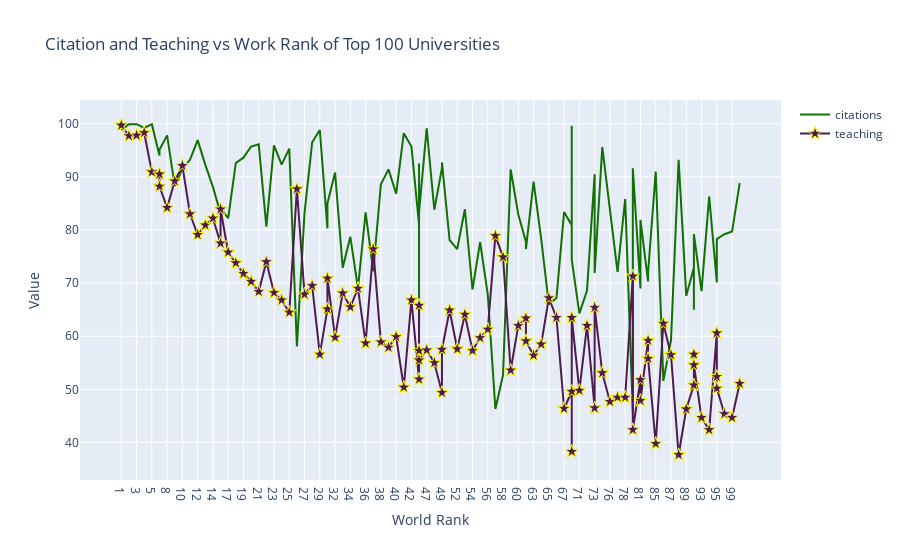

The code cell stored with this chart in its notebook:
### Markdown cell above
![image.png](attachment:image.png)
Bu gorsel plotly de figure shemasini gostermektedir.

### Code cell
#plt.style.use("ggplot")
# creating trace 1
trace1 = go.Scatter(
                    x = df.world_rank,
                    y = df.citations,
                    mode = "lines",    #Bu dağılım izi için çizim modunu belirler. "mode=text" ise text'i yazdırır "text" öğeleri koordinatlarda görünür.
                                        #Aksi takdirde, fareyle üzerine gelindiğinde "text" öğeleri görünür.
                                        #20'den az nokta varsa ve iz yığınlanmamışsa varsayılan değer "lines+markers"dir. Aksi takdirde, "lines".
                    name = "citations",
                    marker = dict(color = "rgb(16, 112, 2)"), # {"color" : "rgb(16, 112, 2)"}
                    text = df.university_name)
# creating trace 2
trace2 = go.Scatter(
                    x = df.world_rank,
                    y = df.teaching,
                    mode = "lines + markers",
                    name = "teaching",
                    marker = dict(color = "rgb(80,26,80)",
                                  size = 10,
                                  symbol = "star",
                                  line = dict(
                                         color = "yellow",
                                         width = 1),),
                    text = df.university_name)
data = [trace1, trace2]
layout = dict(title = "Citation and Teaching vs Work Rank of Top 100 Universities", #axes olarak düşünebiliriz
              xaxis = dict(title = "World Rank", ticklen = 5, tickcolor = "crimson", zeroline = False),
              yaxis = dict(title = "Value", ticklen = 5, tickcolor = "crimson", zeroline = False))
fig = dict(data = data, layout = layout)  #figure içine yukarıda tanımladığımız grafik değişkenlerini ve layout parametrelerini dict olarak verip
iplot(fig)                                #iplot(fig) ile çizdiriyoruz.

### Figure 1 — Plotly figure (JSON) as saved in the notebook; plotly's stock layout.template omitted (floating-point values rounded to 4 significant figures)
{"data": [{"marker": {"color": "rgb(16, 112, 2)"}, "mode": "lines", "name": "citations", "text": ["Harvard University", "California Institute of Technology", "Massachusetts Institute of Technology", "Stanford University", "Princeton University", "University of Cambridge", "University of Oxford", "University of California, Berkeley", "Imperial College London", "Yale University", "University of California, Los Angeles", "University of Chicago", "Johns Hopkins University", "Cornell University", "ETH Zurich – Swiss Federal Institute of Technology Zurich", "University of Michigan", "University of Toronto", "Columbia University", "University of Pennsylvania", "Carnegie Mellon University", "University of Hong Kong", "University College London", "University of Washington", "Duke University", "Northwestern University", "University of Tokyo", "Georgia Institute of Technology", "Pohang University of Science and Technology", "University of California, Santa Barbara", "University of British Columbia", "University of North Carolina at Chapel Hill", "University of California, San Diego", "University of Illinois at Urbana-Champaign", "National University of Singapore", "McGill University", "University of Melbourne", "Peking University", "Washington University in St Louis", "École Polytechnique", "University of Edinburgh", "Hong Kong University of Science and Technology", "École Normale Supérieure", "Australian National University", "Karolinska Institute", "University of Göttingen", "University of Wisconsin", "Rice University", "École Polytechnique Fédérale de Lausanne", "University of California, Irvine", "University of Science and Technology of China", "Vanderbilt University", "University of Minnesota", "Tufts University", "University of California, Davis", "Brown University", "University of Massachusetts", "Kyoto University", "Tsinghua University", "Boston University", "New York University", "Emory University", "LMU Munich", "University of Notre Dame", "University of Pittsburgh", "Case Western Reserve University", "Ohio State University", "University of Colorado Boulder", "University of Bristol", "University of California, Santa Cruz", "Yeshiva University", "University of Sydney", "University of Virginia", "University of Adelaide", "University of Southern California", "William & Mary", "Trinity College Dublin", "King’s College London", "Stony Brook University", "Korea Advanced Institute of Science and Technology (KAIST)", "University of Sussex", "The University of Queensland", "University of York", "Heidelberg University", "University of Utah", "Durham University", "London School of Economics and Political Science", "University of Manchester", "Royal Holloway, University of London", "Lund University", "University of Southampton", "University of Zurich", "Wake Forest University", "McMaster University", "University College Dublin", "George Washington University", "University of Arizona", "University of Basel", "University of Maryland, College Park", "Dartmouth College", "École Normale Supérieure de Lyon"], "type": "scatter", "x": ["1", "2", "3", "4", "5", "6", "6", "8", "9", "10", "11", "12", "13", "14", "15", "15", "17", "18", "19", "20", "21", "22", "23", "24", "25", "26", "27", "28", "29", "30", "30", "32", "33", "34", "35", "36", "37", "38", "39", "40", "41", "42", "43", "43", "43", "43", "47", "48", "49", "49", "51", "52", "53", "54", "55", "56", "57", "58", "59", "60", "61", "61", "63", "64", "65", "66", "67", "68", "68", "68", "71", "72", "73", "73", "75", "76", "77", "78", "79", "79", "81", "81", "83", "83", "85", "86", "87", "88", "89", "90", "90", "90", "93", "94", "95", "95", "95", "98", "99", "100"], "y": [98.8, 99.9, 99.9, 99.2, 99.9, 94, 95.1, 97.8, 88.3, 91.5, 93.2, 96.9, 92.3, 88.1, 83.1, 84.1, 82.2, 92.6, 93.6, 95.7, 96.1, 80.6, 95.9, 92.3, 95.3, 58.1, 83.2, 96.5, 98.8, 80.3, 85, 90.8, 72.9, 78.7, 69, 83.3, 72.2, 88.6, 91.4, 86.8, 98.2, 95.7, 81, 62.3, 92.5, 83.4, 99.1, 83.8, 91.6, 92.7, 78.1, 76.4, 83.9, 68.8, 77.7, 67.9, 46.3, 52.7, 91.4, 82.9, 77.8, 76.4, 89.1, 78.3, 66, 67.2, 83.4, 80.9, 99.6, 74.4, 64.3, 68.6, 90.5, 71.9, 95.6, 84.4, 72.1, 85.8, 45.5, 91.6, 69, 81.9, 70.3, 72, 91, 51.6, 59.2, 93.2, 67.6, 72.9, 65, 79.2, 68.5, 86.3, 70.2, 70.1, 78.3, 79.2, 79.7, 88.8]}, {"marker": {"color": "rgb(80,26,80)", "line": {"color": "yellow", "width": 1}, "size": 10, "symbol": "star"}, "mode": "lines+markers", "name": "teaching", "text": ["Harvard University", "California Institute of Technology", "Massachusetts Institute of Technology", "Stanford University", "Princeton University", "University of Cambridge", "University of Oxford", "University of California, Berkeley", "Imperial College London", "Yale University", "University of California, Los Angeles", "University of Chicago", "Johns Hopkins University", "Cornell University", "ETH Zurich – Swiss Federal Institute of Technology Zurich", "University of Michigan", "University of Toronto", "Columbia University", "University of Pennsylvania", "Carnegie Mellon University", "University of Hong Kong", "University College London", "University of Washington", "Duke University", "Northwestern University", "University of Tokyo", "Georgia Institute of Technology", "Pohang University of Science and Technology", "University of California, Santa Barbara", "University of British Columbia", "University of North Carolina at Chapel Hill", "University of California, San Diego", "University of Illinois at Urbana-Champaign", "National University of Singapore", "McGill University", "University of Melbourne", "Peking University", "Washington University in St Louis", "École Polytechnique", "University of Edinburgh", "Hong Kong University of Science and Technology", "École Normale Supérieure", "Australian National University", "Karolinska Institute", "University of Göttingen", "University of Wisconsin", "Rice University", "École Polytechnique Fédérale de Lausanne", "University of California, Irvine", "University of Science and Technology of China", "Vanderbilt University", "University of Minnesota", "Tufts University", "University of California, Davis", "Brown University", "University of Massachusetts", "Kyoto University", "Tsinghua University", "Boston University", "New York University", "Emory University", "LMU Munich", "University of Notre Dame", "University of Pittsburgh", "Case Western Reserve University", "Ohio State University", "University of Colorado Boulder", "University of Bristol", "University of California, Santa Cruz", "Yeshiva University", "University of Sydney", "University of Virginia", "University of Adelaide", "University of Southern California", "William & Mary", "Trinity College Dublin", "King’s College London", "Stony Brook University", "Korea Advanced Institute of Science and Technology (KAIST)", "University of Sussex", "The University of Queensland", "University of York", "Heidelberg University", "University of Utah", "Durham University", "London School of Economics and Political Science", "University of Manchester", "Royal Holloway, University of London", "Lund University", "University of Southampton", "University of Zurich", "Wake Forest University", "McMaster University", "University College Dublin", "George Washington University", "University of Arizona", "University of Basel", "University of Maryland, College Park", "Dartmouth College", "École Normale Supérieure de Lyon"], "type": "scatter", "x": ["1", "2", "3", "4", "5", "6", "6", "8", "9", "10", "11", "12", "13", "14", "15", "15", "17", "18", "19", "20", "21", "22", "23", "24", "25", "26", "27", "28", "29", "30", "30", "32", "33", "34", "35", "36", "37", "38", "39", "40", "41", "42", "43", "43", "43", "43", "47", "48", "49", "49", "51", "52", "53", "54", "55", "56", "57", "58", "59", "60", "61", "61", "63", "64", "65", "66", "67", "68", "68", "68", "71", "72", "73", "73", "75", "76", "77", "78", "79", "79", "81", "81", "83", "83", "85", "86", "87", "88", "89", "90", "90", "90", "93", "94", "95", "95", "95", "98", "99", "100"], "y": [99.7, 97.7, 97.8, 98.3, 90.9, 90.5, 88.2, 84.2, 89.2, 92.1, 83, 79.1, 80.9, 82.2, 77.5, 83.9, 75.8, 73.8, 71.8, 70.3, 68.4, 74, 68.2, 66.8, 64.5, 87.7, 67.9, 69.5, 56.6, 65.1, 70.9, 59.8, 68.1, 65.5, 69, 58.7, 76.4, 58.9, 57.9, 59.9, 50.4, 66.8, 51.9, 65.8, 57.3, 55.5, 57.4, 55, 49.4, 57.5, 64.9, 57.6, 64.1, 57.3, 59.7, 61.3, 78.9, 74.9, 53.6, 62, 63.4, 59.1, 56.4, 58.5, 67.2, 63.5, 46.4, 49.6, 38.3, 63.5, 49.8, 62, 46.5, 65.4, 53.1, 47.7, 48.5, 48.5, 71.3, 42.4, 51.8, 47.9, 59.2, 55.8, 39.8, 62.4, 56.5, 37.7, 46.3, 50.8, 56.6, 54.6, 44.7, 42.4, 60.6, 52.4, 50.2, 45.4, 44.7, 51.1]}], "layout": {"title": {"text": "Citation and Teaching vs Work Rank of Top 100 Universities"}, "xaxis": {"tickcolor": "crimson", "ticklen": 5, "title": {"text": "World Rank"}, "zeroline": false}, "yaxis": {"tickcolor": "crimson", "ticklen": 5, "title": {"text": "Value"}, "zeroline": false}}}
